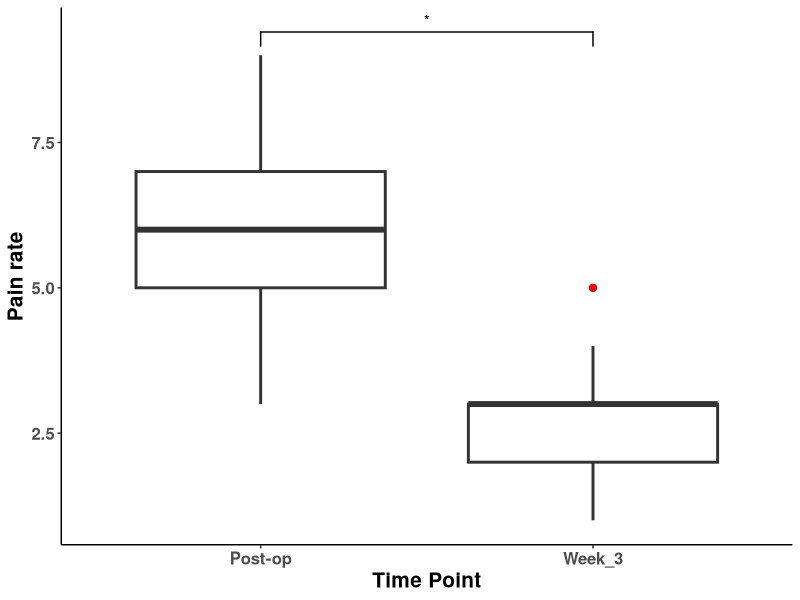
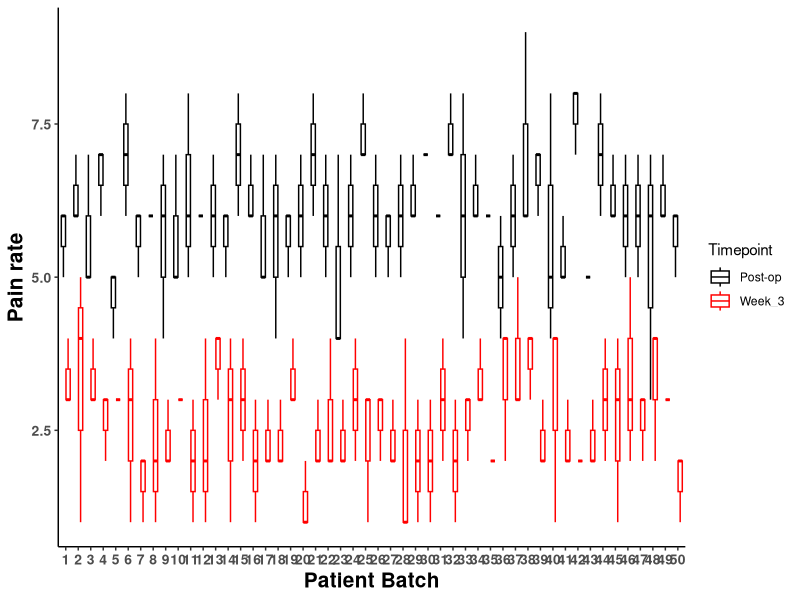
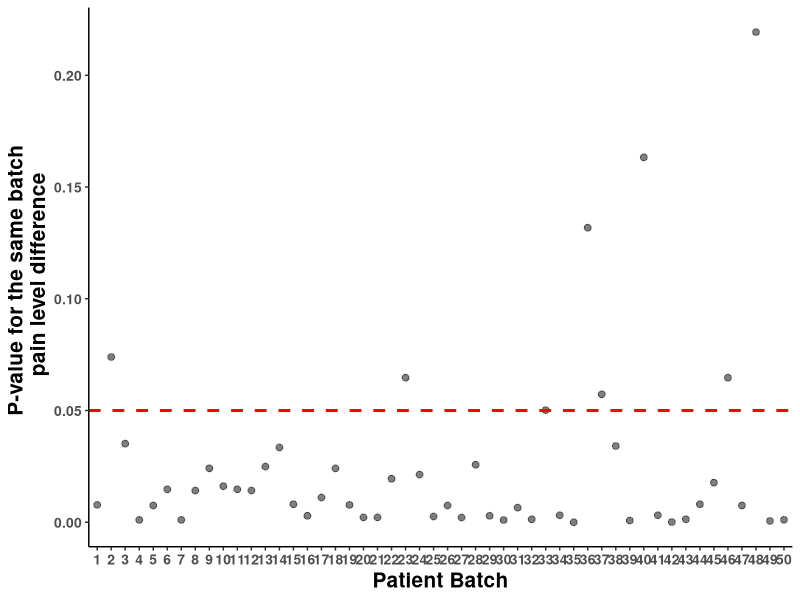

Write the R code that produced these figures, in order.
#### generate 50 data spreadsheets
library(tidyverse)
# what is the minimum sample size required
# typical min power for clinical trails is 0.8
# set sd=1 as we also want small sd for the week3 check data
power.t.test(delta=3,sd=1,sig.level=0.05,power=0.8,type='paired',
             alternative='one.sided') # n = 2.552324
pateint_list=lapply(1:50,function(i)
        data.frame('Name'=sample(LETTERS,3,replace=F) %>% rep(2),
                   'Pain_rate'=c(rnorm(3,6,1),rnorm(3,2.5,1)) %>% round,
                   'Timepoint'=rep(c('Post-op','Week_3'),each=3),
                   'Phone_No'=sample(1:6,6),
                   'Gender'=sample(c('M','F'),3,replace=T) %>% rep(2),
                   'Province'=sample(letters,3,replace=T) %>% rep(2),
                   'Batch'=rep(i,6)))






#### Do you have enough information to create your synthetic dataset, or are there things you need to check with Dr. Hu?

# No enough info, we need to know the desirable statistical power of his study in order to generate enough samples. 
# Also province, gender, age, health condition, medicine dosage and diet do matter for recovery process. 
# Dr. Hu has not considered the effects except province and gender.






#### Plan out a data analysis pipeline

## How will you handle having the data in several spreadsheets?
# read all the data and save to a list of data frames then combine the list
pateint_data=bind_rows(pateint_list)


## How can you protect a patient's privacy, while also making sure that you can match a person's
## pain level at their 3-week checkup to their original pain level?

# set a batch number to each batch of observed patients, or set patient 1, 2, 3...


## How are you going to deal with ambiguous or missing data? What kinds of data problems are
## likely to occur?

# Based on how much is missing. Dr. Hu must make sure he has the full data of the first few batches.
# Then based on these data sets we might use simulation to fill the upcoming missing part.
# Also there are iterative algorithms for estimating missing data. You can have a look online.
# One of them is called EM algorithm.


## Of all the information recorded in the spreadsheet, what information does the data analyst need?
## What information should be hidden from the data analyst? Should somebody else have that information?

# Need: Gender, painess rate, time-ponit, province, batch
# Names, phone numbers should be hidden from anyone.


## What would be a good way of visualising the data?
library(ggsignif)
# boxplot
ggplot(pateint_data,aes(x=Timepoint,y=Pain_rate))+theme_classic()+labs(x='Time Point',y='Pain rate')+
        geom_boxplot(size=1,outlier.size=2,outlier.colour='red')+
        geom_signif(comparisons=list(c('Post-op','Week_3')),annotations='*')+
        theme(axis.title=element_text(size=15,face='bold'),axis.text=element_text(size=12,face='bold'))
# boxplot with different batches
pateint_data$Batch=factor(pateint_data$Batch)
ggplot(pateint_data,aes(x=Batch,y=Pain_rate,colour=Timepoint))+theme_classic()+labs(x='Patient Batch',y='Pain rate')+
        geom_boxplot()+scale_colour_manual(values=c('black','red'))+
        theme(axis.title=element_text(size=15,face='bold'),axis.text=element_text(size=10,face='bold'))
        

## What kind of data analysis will you likely be using?

# Maybe anova, t-test and linear model.
pateint_data$Timepoint=factor(pateint_data$Timepoint)
p_list=group_by(pateint_data,Batch) %>% group_split(Batch) %>%
        lapply(function(x) anova(lm(x$Pain_rate~x$Timepoint))$`Pr(>F)`[1]) %>%
        unlist() %>% {data.frame('Batch'=as.factor(1:50),'pval'=.)}
ggplot(p_list,aes(Batch,pval))+theme_classic()+
        labs(x='Patient Batch',y='P-value for the same batch \n pain level difference')+
        geom_point(size=2,alpha=0.5)+geom_hline(size=1,yintercept=0.05,colour='red',linetype='dashed')+
        theme(axis.title=element_text(size=15,face='bold'),axis.text=element_text(size=10,face='bold'))


## Are there any other problems you notice or things you may need to pay attention to?

# emm...maybe how to deal with missing data
